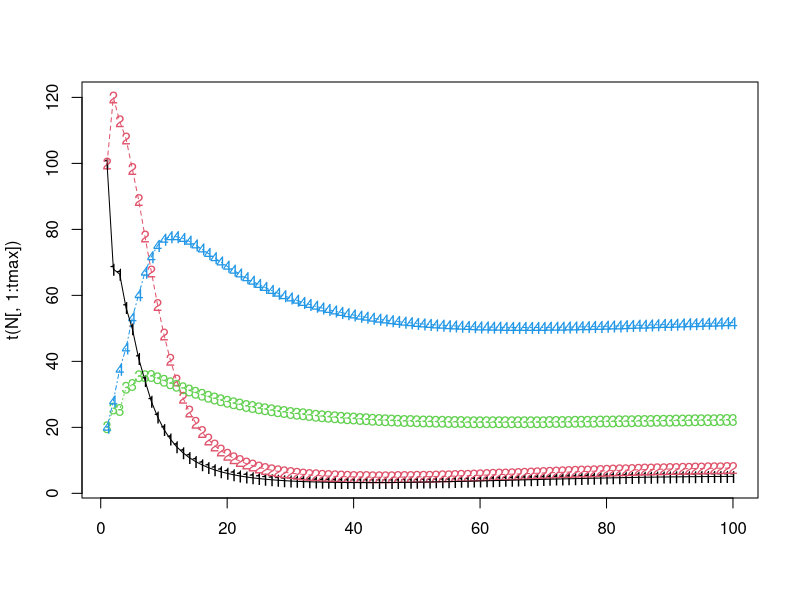
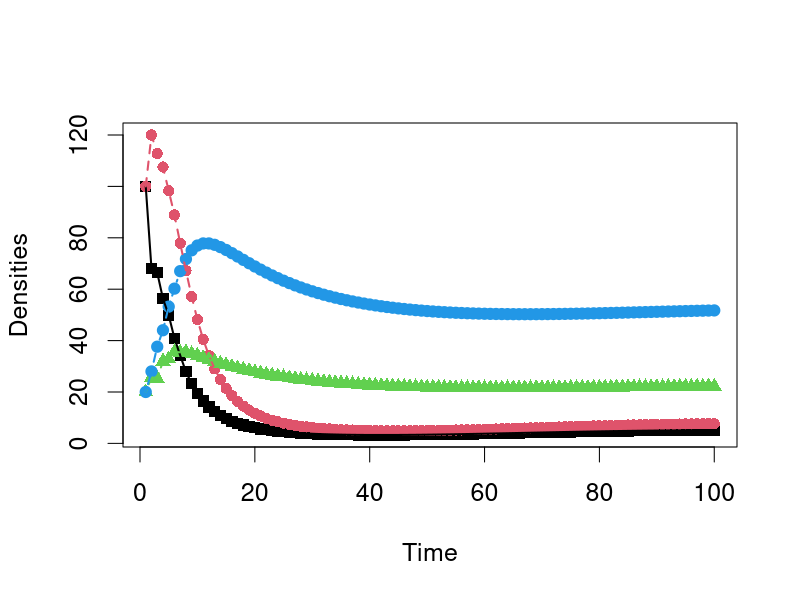
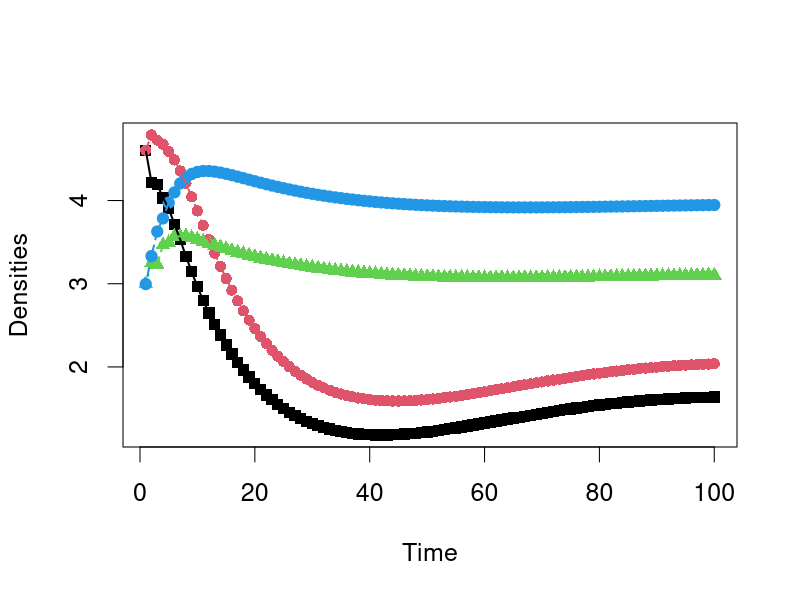

Generate these figures, in order, with R:
#####################################################################################################################################
### FBarraquand & OGimenez 14/11/2017 -- Two species density-dependent matrix model // predator -prey version
### 'New' version with density-dependence intra and inter affecting four vital rates, each vital rate affected once
### 18/03/2018 New set of parameters, slightly more realistic
### 07/09/2018 New version of pre-breeding model that we use statistically
### Second parameter set used in statistical paper
#####################################################################################################################################

library('Matrix')

####################### Definition of functions #####################################################

logistic=function(x){
return(1/(1+exp(-x)))
}


#logistic=function(x,x_thresh=1,steepness=1){
#return(1/(1+exp(-steepness*(x-x_thresh))))
#}

# Computes vital rates from the state vector N 
vital_rates=function(params,N){

############ Parameters used as inputs #################################################################
### similar to statistical model
#########################################################################################################

VR=matrix(NA,nrow=4,ncol=4)
phiA = params[1:2] # 
alphas = params[3:10] #

f=rep(NA,4)
### same order as in statistical model (not much logic)
f[1] = logistic(alpha[1] + alpha[2] *N[4]) # intra-species DD - juvenile predator survival fn of adult predator abundance
f[2] = logistic(alpha[3] + alpha[4] * N[4]) # inter-species DD - juvenile prey survival fn of adult predator abundance
f[3] = exp(alpha[5] + alpha[6] * N[1]) # inter-species DD - predator fecundity fn of juvenile prey abundance
f[4] = exp(alpha[7] + alpha[8] * N[2]) # intra-species DD - prey fecundity fn of adult prey abundance


VR_prey = matrix(c(0,0.5 * f[4]* f[2], 
            phiA[1],  phiA[1]),nrow = 2, ncol = 2,byrow = TRUE)

VR_pred =  matrix(c(0,0.5* f[3] * f[1], 
             phiA[2],phiA[2]),nrow = 2, ncol = 2,byrow = TRUE)

VR=bdiag(VR_prey,VR_pred)

return(VR)

}

############################################# end of functions def. ############################################################


################### Main program ############################################################################################### 

### Initialization
#set.seed(42) 

# Define parameters
tmax = 100 #max time for sim

### Max rate parameters
# Prey (max) adult survival (v for victim)
phiA_V = 0.6
# Predator adult survival 
phiA_P = 0.7

# Other parameters 

alpha <- rep(NA,8)
N <- seq(10,500,length=10)
# intra-species DD - juvenile predator survival fn of adult predator abundance
alpha[1] <- 0.5
alpha[2] <- -0.01 # slopes
1/(1+exp(-(alpha[1] + alpha[2] * N)))

# inter-species DD - juvenile prey survival fn of adult predator abundance
alpha[3] <- 0.5
alpha[4] <- -0.025 # slopes
1/(1+exp(-(alpha[3] + alpha[4] * N)))

# inter-species DD - predator fecundity fn of juvenile prey abundance
alpha[5] <- .5
alpha[6] <- 0.01 # slopes
exp(alpha[5] + alpha[6] * N)

# intra-species DD - prey fecundity fn of adult prey abundance
alpha[7] <- 1.5 #2.5 too much
alpha[8] <- -0.005 # slopes
exp(alpha[7] + alpha[8] * N)


# Bundle the whole shabang into a single vector, which we then feed to the function
params = c(phiA_V,phiA_P,alpha)

# Initialize the state vector
N=matrix(NA,4,tmax)
N[,1] = c(100,100,20,20)#runif(4,50,100) ### we state 4 values for 2 species and 2 stages

############################# Loop over time #################################################################

for (t in 1:(tmax-1)){
	## Compute vital rates as a function of the initial state
	vital_rate_matrix = as.matrix(vital_rates(params,N[,t])) 
	N[,t+1] = vital_rate_matrix %*% N[,t] 
}
N[,tmax]
matplot(t(N[,1:tmax]))
matlines(t(N[,1:tmax]))
############################################ end of simulation ##################################################################

pdf(file="TimePlot_BGpredation_prebreed_newparam.pdf",width=12,height=8)
par(cex=1.5)
matplot(t(N[,1:tmax]),xlab="Time",ylab="Densities",pch=c(15,16,17,19))
matlines(t(N[,1:tmax]),lwd=2,lty=c(1,2,3,4))
dev.off()

pdf(file="Log_TimePlot_BGpredation_prebreed_newparam.pdf",width=12,height=8)
par(cex=1.5)
matplot(t(log(N[,1:tmax])),xlab="Time",ylab="Densities",pch=c(15,16,17,19))
matlines(t(log(N[,1:tmax])),lwd=2,lty=c(1,2,3,4))
dev.off()
